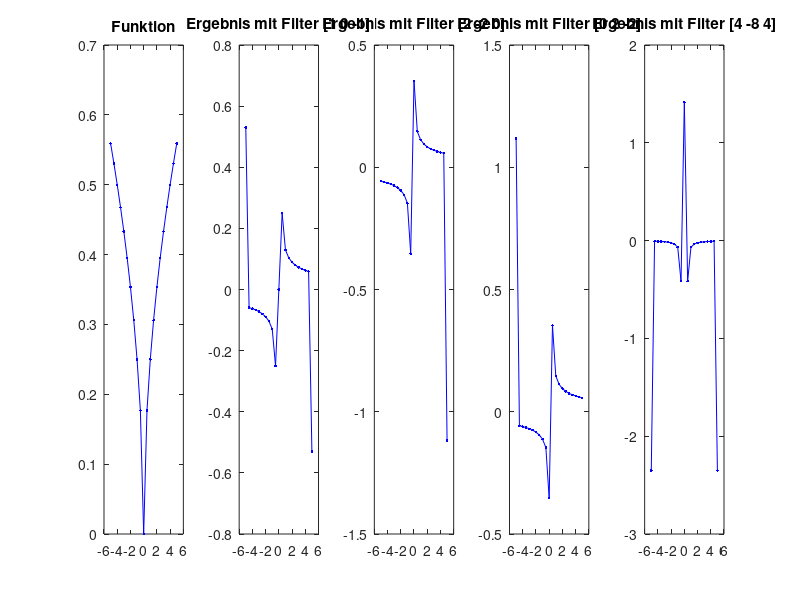
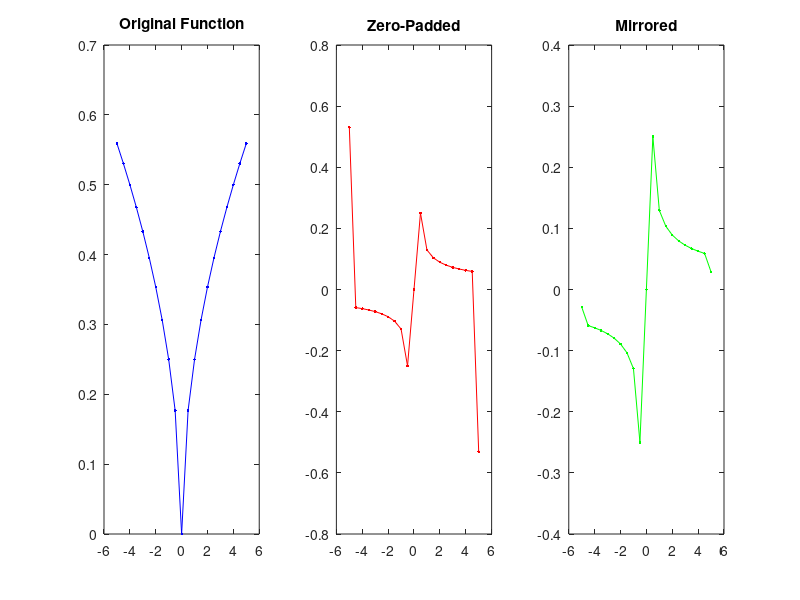

MATLAB code for these plots, in order:
% Script zur Einführung in die eindimensionale Faltung

%% Testfunktion

% a) Das Resultat ist auf die zentrale Überlappung der Faltung beschränkt
% Das Ergebnis hat die gleiche Größe wie das erste Eingabeargument

% generiere Stützstellen, an denen die Funktion ausgewertet werden soll
dx = 0.5;
xs = -5:dx:5;

x = 1/4 * sqrt(abs(xs));
% x = xs.^3 + xs + 1;

%% Faltung

% Filterkern f
f = 1/dx * [1/2, 0, -1/2];
f2 = 1/dx * [1, -1, 0];
f3 = 1/dx * [0, 1, -1];
f4 = 1/dx^2 * [1, -2, 1];

% TODO b)

y = conv(x, f, 'same');
y_2 = conv(x, f2, 'same');
y_3 = conv(x, f3, 'same');
y_4 = conv(x, f4, 'same');
%% Darstellung

figure(1);
clf;

subplot(1, 5, 1);
plot(xs, x, '-b.');
title('Funktion');
subplot(1, 5, 2);
plot(xs, y, '-b.');
title(['Ergebnis mit Filter ', mat2str(f)]);
subplot(1, 5, 3);
plot(xs, y_2, '-b.');
title(['Ergebnis mit Filter ', mat2str(f2)]);

subplot(1, 5, 4);
plot(xs, y_3, '-b.');
title(['Ergebnis mit Filter ', mat2str(f3)]);

subplot(1, 5, 5);
plot(xs, y_4, '-b.');
title(['Ergebnis mit Filter ', mat2str(f4)]);


%% Randbehandlung
% TODO c)
m = floor(length(f)/2);
x_zero_padded = padarray(x, [0, m], 0, 'both');
x_mirror_padded = padarray(x, [0, m], 'symmetric', 'both');

y_zero = conv(x_zero_padded, f, 'valid');
y_mirror = conv(x_mirror_padded, f, 'valid');

figure(2);
clf;
subplot(1, 3, 1);
plot(xs, x, '-b.');
title('Original Function');
subplot(1, 3, 2);
plot(xs, y_zero, '-r.');
title('Zero-Padded');
subplot(1, 3, 3);
plot(xs, y_mirror, '-g.');
title('Mirrored');

% Zeropadding creates artifacts at the edges, while mirroring preserves the edge behavior better but may introduce discontinuities if the function is not symmetric at the edges.